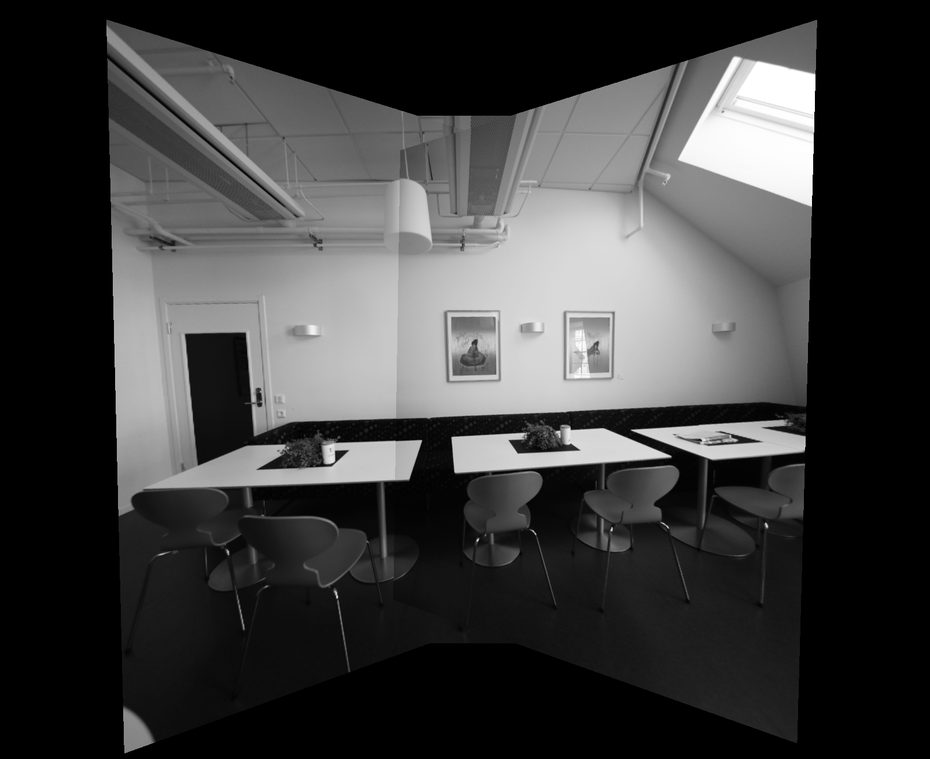
#> input picture 2. Image Stitching/Results/output_homography.png, 930 x 759 px, shrunk from 1608 x 1312 before the run
$ python main.py 3 ../Results/output_homography.png ../Results/output_cylindrical.png ../Results/output_cylindrical.png out.png
#> lines starting #> are read from the running program, lines starting #| are printed output that depends on the picture; after the words box and inside, x2 and y2 are one past the last pixel; in counts of white or black regions, pixels touching at a corner belong together
#> further down, input_image1 is the input picture: shape (759, 930); min 0, max 255, mean 61.6
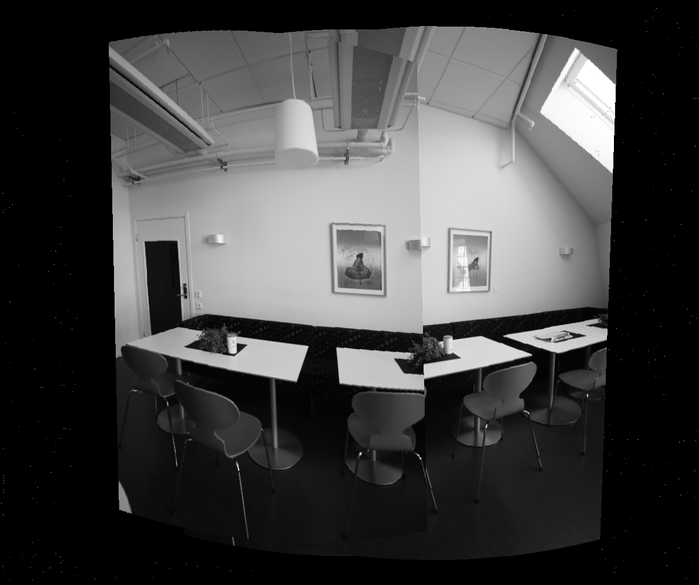
#> input picture 2. Image Stitching/Results/output_cylindrical.png, 699 x 585 px, shrunk from 1208 x 1012 before the run
#> further down, input_image2 is the input picture: shape (585, 699); min 0, max 255, mean 65.5
# Instructions:
# Do not change the output file names, use the helper functions as you see fit

import os
import sys
import cv2
import numpy as np
import matplotlib.pyplot as plt
import math


# [15 lines left out: function help_message, not called in this run]


'''
Detect, extract and match features between img1 and img2.
Using SIFT as the detector/extractor, but this is inconsequential to the user.

Returns: (pts1, pts2), where ptsN are points on image N.
    The lists are "aligned", i.e. point i in pts1 matches with point i in pts2.

Usage example:
    im1 = cv2.imread("image1.jpg", 0)
    im2 = cv2.imread("image2.jpg", 0)
    (pts1, pts2) = feature_matching(im1, im2)

    plt.subplot(121)
    plt.imshow(im1)
    plt.scatter(pts1[:,:,0],pts1[:,:,1], 0.5, c='r', marker='x')
    plt.subplot(122)
    plt.imshow(im2)
    plt.scatter(pts1[:,:,0],pts1[:,:,1], 0.5, c='r', marker='x')
'''


def feature_matching(img1, img2, savefig=False):
    # Initiate SIFT detector
#> called with savefig = False
    sift = cv2.xfeatures2d.SIFT_create()
    # find the keypoints and descriptors with SIFT
    kp1, des1 = sift.detectAndCompute(img1, None)
#> kp1 = 566 keypoints; strongest (x, y, size): (584, 101, 53.5), (240, 347, 5.1), (283, 362, 26.2), (356, 368, 25.4)
    kp2, des2 = sift.detectAndCompute(img2, None)
#> kp2 = 562 keypoints; strongest (x, y, size): (1260, 322, 89.7), (839, 654, 6.1), (1063, 483, 300.5), (1266, 725, 2.5)
    # FLANN parameters
    FLANN_INDEX_KDTREE = 1
    index_params = dict(algorithm=FLANN_INDEX_KDTREE, trees=5)
    search_params = dict(checks=50)  # or pass empty dictionary
    flann = cv2.FlannBasedMatcher(index_params, search_params)
    matches2to1 = flann.knnMatch(des2, des1, k=2)
#> matches2to1 = 562 matches

    matchesMask_ratio = [[0, 0] for i in xrange(len(matches2to1))]
#> matchesMask_ratio = 562 pairs, first value 0 to 0, second value 0 to 0
    match_dict = {}
    for i, (m, n) in enumerate(matches2to1):
        if m.distance < 0.7 * n.distance:
            matchesMask_ratio[i] = [1, 0]
            match_dict[m.trainIdx] = m.queryIdx
#> after the loop, match_dict = 198 items; matchesMask_ratio = 562 pairs, first value 0 to 1, second value 0 to 0

    good = []
    recip_matches = flann.knnMatch(des1, des2, k=2)
#> recip_matches = 566 matches
    matchesMask_ratio_recip = [[0, 0] for i in xrange(len(recip_matches))]
#> matchesMask_ratio_recip = 566 pairs, first value 0 to 0, second value 0 to 0

    for i, (m, n) in enumerate(recip_matches):
        if m.distance < 0.7 * n.distance:  # ratio
            if m.queryIdx in match_dict and match_dict[m.
                                                       queryIdx] == m.trainIdx:  #reciprocal
                good.append(m)
                matchesMask_ratio_recip[i] = [1, 0]
#> after the loop, good = 170 matches; matchesMask_ratio_recip = 566 pairs, first value 0 to 1, second value 0 to 0

    if savefig:
        draw_params = dict(
            matchColor=(0, 255, 0),
            singlePointColor=(255, 0, 0),
            matchesMask=matchesMask_ratio_recip,
            flags=0)
        img3 = cv2.drawMatchesKnn(img1, kp1, img2, kp2, recip_matches, None,
                                  **draw_params)

        plt.figure(), plt.xticks([]), plt.yticks([])
        plt.imshow(img3,)
        plt.savefig("feature_matching.png", bbox_inches='tight')

    return ([kp1[m.queryIdx].pt
             for m in good], [kp2[m.trainIdx].pt for m in good])


'''
Warp an image from cartesian coordinates (x, y) into cylindrical coordinates (theta, h)
Returns: (image, mask)
Mask is [0,255], and has 255s wherever the cylindrical images has a valid value.
Masks are useful for stitching

Usage example:

    im = cv2.imread("myimage.jpg",0) #grayscale
    h,w = im.shape
    f = 700
    K = np.array([[f, 0, w/2], [0, f, h/2], [0, 0, 1]]) # mock calibration matrix
    imcyl = cylindricalWarpImage(im, K)
'''


def cylindricalWarpImage(img1, K, savefig=False):
    f = K[0, 0]

    im_h, im_w = img1.shape

    # go inverse from cylindrical coord to the image
    # (this way there are no gaps)
    cyl = np.zeros_like(img1)
    cyl_mask = np.zeros_like(img1)
    cyl_h, cyl_w = cyl.shape
    x_c = float(cyl_w) / 2.0
    y_c = float(cyl_h) / 2.0
    for x_cyl in np.arange(0, cyl_w):
        for y_cyl in np.arange(0, cyl_h):
            theta = (x_cyl - x_c) / f
            h = (y_cyl - y_c) / f

            X = np.array([math.sin(theta), h, math.cos(theta)])
            X = np.dot(K, X)
            x_im = X[0] / X[2]
            if x_im < 0 or x_im >= im_w:
                continue

            y_im = X[1] / X[2]
            if y_im < 0 or y_im >= im_h:
                continue

            cyl[int(y_cyl), int(x_cyl)] = img1[int(y_im), int(x_im)]
            cyl_mask[int(y_cyl), int(x_cyl)] = 255

    if savefig:
        plt.imshow(cyl, cmap='gray')
        plt.savefig("cyl.png", bbox_inches='tight')

    return (cyl, cyl_mask)


'''
Calculate the geometric transform (only affine or homography) between two images,
based on feature matching and alignment with a robust estimator (RANSAC).

Returns: (M, pts1, pts2, mask)
Where: M    is the 3x3 transform matrix
       pts1 are the matched feature points in image 1
       pts2 are the matched feature points in image 2
       mask is a binary mask over the lists of points that selects the transformation inliers

Usage example:
    im1 = cv2.imread("image1.jpg", 0)
    im2 = cv2.imread("image2.jpg", 0)
    (M, pts1, pts2, mask) = getTransform(im1, im2)

    # for example: transform im1 to im2's plane
    # first, make some room around im2
    im2 = cv2.copyMakeBorder(im2,200,200,500,500, cv2.BORDER_CONSTANT)
    # then transform im1 with the 3x3 transformation matrix
    out = cv2.warpPerspective(im1, M, (im1.shape[1],im2.shape[0]), dst=im2.copy(), borderMode=cv2.BORDER_TRANSPARENT)

    plt.imshow(out, cmap='gray')
    plt.show()
'''


def getTransform(src, dst, method='affine'):
    pts1, pts2 = feature_matching(src, dst)
#> pts1 = 170 pairs, first value 110.4 to 613.1, second value 35.85 to 476; pts2 = 170 pairs, first value 609.2 to 1314.1, second value 262.6 to 786.3

    src_pts = np.float32(pts1).reshape(-1, 1, 2)
#> src_pts = 170 rows, first 8: [110.4, 69.35], [111.4, 215.1], [113.1, 212.4], [118.2, 353.3], [135.5, 182], [138.1, 178.4], [168.1, 398.6], [171.4, 246.8]
    dst_pts = np.float32(pts2).reshape(-1, 1, 2)
#> dst_pts = 170 rows, first 8: [609.2, 262.6], [611.4, 473.6], [613, 470.9], [624.3, 705.6], [666.1, 447.4], [672.7, 442.8], [728.1, 746], [734.4, 545.3]

    if method == 'affine':
        M, mask = cv2.estimateAffine2D(
            src_pts, dst_pts, cv2.RANSAC, ransacReprojThreshold=5.0)
        #M = np.append(M, [[0,0,1]], axis=0)

    if method == 'homography':
        M, mask = cv2.findHomography(src_pts, dst_pts, cv2.RANSAC, 5.0)
#> M = [[3.86, -0.0312, 354.7], [1.09, 1.74, 125.3], [0.00218, -3.07e-05, 1]]; mask = 170 values, max 1 at index 7, min 0 at index 0, mean 0.541

    matchesMask = mask.ravel().tolist()
#> matchesMask has the same summary as mask

    return (M, pts1, pts2, mask)


# ===================================================
# ================ Perspective Warping ==============
# ===================================================
def Perspective_warping(img1, img2, img3):

    # Write your codes here
    #pad first image
    img1 = cv2.copyMakeBorder(img1, 200, 200, 500, 500, cv2.BORDER_CONSTANT)
    #transform third image and warp it , place the output in out
    (M, pts1, pts2, mask) = getTransform(img3, img1, 'homography')
    out = cv2.warpPerspective(
        img3,
        M, (img1.shape[1], img1.shape[0]),
        dst=img1.copy(),
        borderMode=cv2.BORDER_TRANSPARENT)
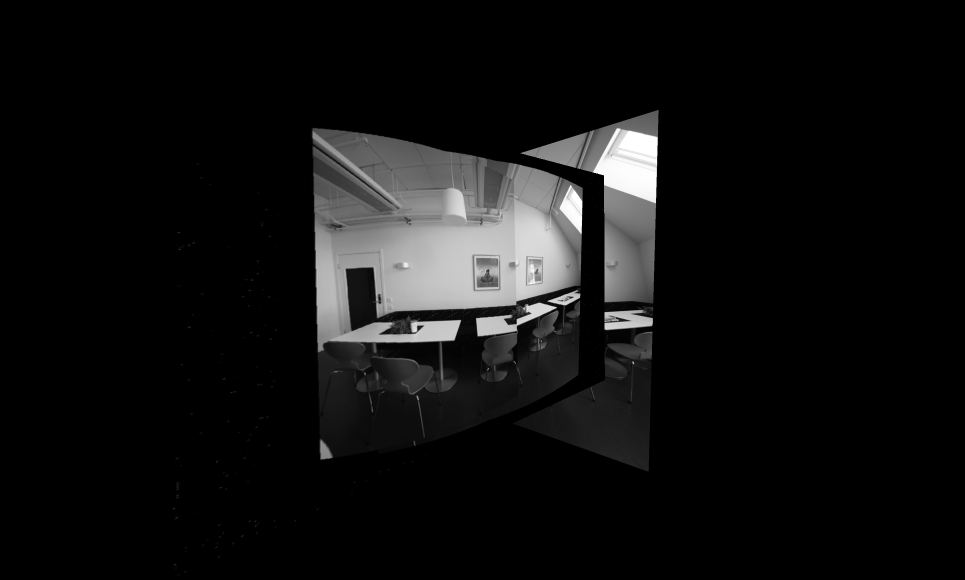
#> out: shape (1159, 1930) (shown at 1/2 size); min 0, max 255, mean 16.9
    #transform second image, use out to stitch img2
    (M1, pts11, pts21, mask1) = getTransform(img2, img1, 'homography')
#> M1 = [[3.68, -0.0117, 365.8], [1.01, 1.72, 133.5], [0.00203, -1.05e-05, 1]]; pts11 has the same summary as pts1 in getTransform; pts21 = 170 pairs, first value 609.2 to 1314.1, second value 255.6 to 786.3; mask1 = 170 values, max 1 at index 7, min 0 at index 0, mean 0.553
    out1 = cv2.warpPerspective(
        img2,
        M1, (out.shape[1], out.shape[0]),
        dst=out.copy(),
        borderMode=cv2.BORDER_TRANSPARENT)
    # Write out the result
    output_image = out1
    output_name = sys.argv[5] + "output_homography.png"
    cv2.imwrite(output_name, output_image)
    return True


# [10 lines left out: function Bonus_perspective_warping, not called in this run]


# ===================================================
# =============== Cynlindrical Warping ==============
# ===================================================
def Cylindrical_warping(img1, img2, img3):

    #make images cylindrical
    h1, w1 = img1.shape
    f1 = 700
    K1 = np.array([[f1, 0, w1 / 2], [0, f1, h1 / 2], [0, 0, 1]])
    imgcyl1, msk1 = cylindricalWarpImage(img1, K1)
#> after the loop in cylindricalWarpImage, `for x_cyl in np.arange(0, cyl_w):`:
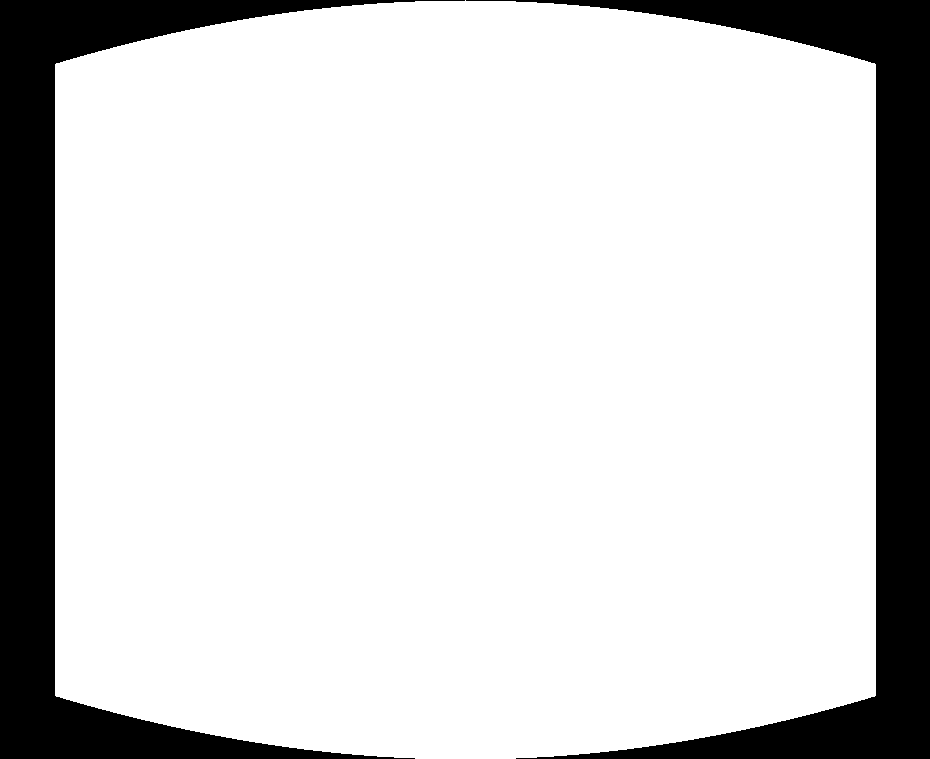
#> cyl_mask: shape (759, 930); 83.3% white; 2 black regions, box (x1, y1, x2, y2) and area: (0, 0, 465, 759) 59321, (466, 0, 930, 759) 58562

    h2, w2 = img2.shape
    f2 = 700
    K2 = np.array([[f2, 0, w2 / 2], [0, f2, h2 / 2], [0, 0, 1]])
    imgcyl2, msk2 = cylindricalWarpImage(img2, K2)

    h3, w3 = img3.shape
    f3 = 700
    K3 = np.array([[f3, 0, w3 / 2], [0, f3, h3 / 2], [0, 0, 1]])
    imgcyl3, msk3 = cylindricalWarpImage(img3, K3)

    #pad the images and masks to make them of the same size, easier to apply mask
    imgcyl1 = cv2.copyMakeBorder(imgcyl1, 50, 50, 300, 300, cv2.BORDER_CONSTANT)
    imgcyl3 = cv2.copyMakeBorder(imgcyl3, 50, 50, 300, 300, cv2.BORDER_CONSTANT)
    imgcyl2 = cv2.copyMakeBorder(imgcyl2, 50, 50, 300, 300, cv2.BORDER_CONSTANT)
    msk1 = cv2.copyMakeBorder(msk1, 50, 50, 300, 300, cv2.BORDER_CONSTANT)
#> msk1: shape (859, 1530); 44.7% white; 1 white region, box (x1, y1, x2, y2) and area: (355, 50, 1176, 809) 587987
    msk3 = cv2.copyMakeBorder(msk3, 50, 50, 300, 300, cv2.BORDER_CONSTANT)
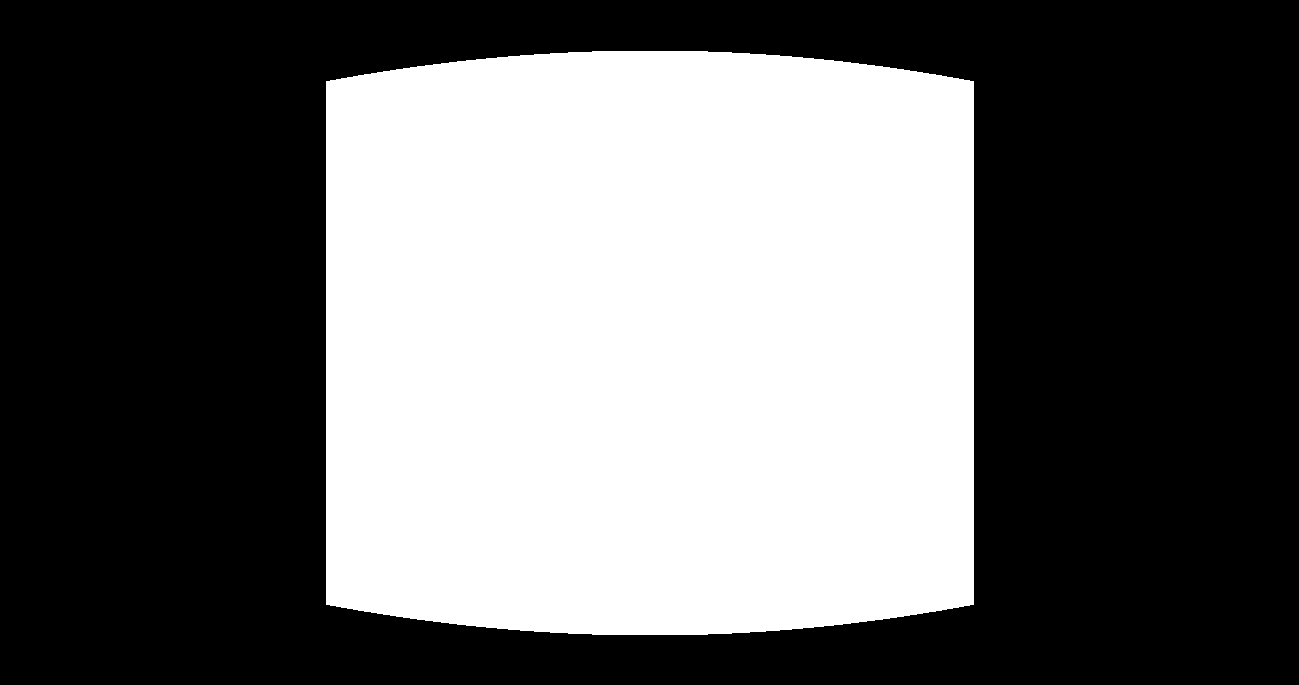
#> msk3: shape (685, 1299); 41.1% white; 1 white region, box (x1, y1, x2, y2) and area: (326, 51, 974, 635) 365640
    msk2 = cv2.copyMakeBorder(msk2, 50, 50, 300, 300, cv2.BORDER_CONSTANT)

    #transform images masks into coordinate system of img1
    (M, pts1, pts2, mask1) = getTransform(imgcyl3, imgcyl1)
#> in feature_matching (call 3), `kp1, des1 = sift.detectAndCompute(img1, None)`: kp1 = 598 keypoints; strongest (x, y, size): (876, 161, 48.7), (541, 397, 5.1), (584, 412, 26.3), (657, 418, 25.5)
#> in feature_matching (call 3), `kp2, des2 = sift.detectAndCompute(img2, None)`: kp2 = 691 keypoints; strongest (x, y, size): (1042, 192, 79.5), (641, 503, 6.1), (1050, 563, 1.9), (867, 341, 270.2)
#> in feature_matching (call 3), `matches2to1 = flann.knnMatch(des2, des1, k=2)`: matches2to1 = 691 matches
#> in feature_matching (call 3), `recip_matches = flann.knnMatch(des1, des2, k=2)`: recip_matches = 598 matches
#> after the loop in feature_matching (call 3), `for i, (m, n) in enumerate(recip_matches):`: good = 145 matches; matchesMask_ratio_recip = 598 pairs, first value 0 to 1, second value 0 to 0
#> in getTransform (call 3), `src_pts = np.float32(pts1).reshape(-1, 1, 2)`: src_pts = 145 rows, first 8: [419.6, 140.7], [419.7, 132.2], [422.1, 267.4], [423, 130.9], [426.7, 400.7], [431.7, 545.3], [442.2, 237], [443.5, 229.5]
#> in getTransform (call 3), `dst_pts = np.float32(pts2).reshape(-1, 1, 2)`: dst_pts = 145 rows, first 8: [436.9, 160.5], [436.1, 146.9], [440.2, 375.5], [440.7, 146.4], [448.4, 543.7], [637.6, 639.5], [483.2, 308.4], [487.1, 297.9]
#> M = [[1.03, 0.00204, 98.04], [0.00334, 1, 83.79]]; pts1 = 145 pairs, first value 419.6 to 902.1, second value 86.52 to 545.3; pts2 = 145 pairs, first value 436.1 to 1089.1, second value 143 to 639.5; mask1 = 145 values, max 1 at index 40, min 0 at index 0, mean 0.476
    (L, pts12, pts22, mask12) = getTransform(imgcyl2, imgcyl1)
#> L = [[1.03, 0.00204, 98.04], [0.00334, 1, 83.79]]; pts12 has the same summary as pts1; pts22 has the same summary as pts2; mask12 has the same summary as mask1
    outcyl3 = cv2.warpAffine(
        imgcyl3,
        M, (imgcyl3.shape[1], imgcyl3.shape[0]),
        borderMode=cv2.BORDER_TRANSPARENT)
    mskcyl3 = cv2.warpAffine(
        msk3,
        M, (msk3.shape[1], msk3.shape[0]),
        borderMode=cv2.BORDER_TRANSPARENT)
    outcyl2 = cv2.warpAffine(
        imgcyl2,
        L, (imgcyl2.shape[1], imgcyl2.shape[0]),
        borderMode=cv2.BORDER_TRANSPARENT)
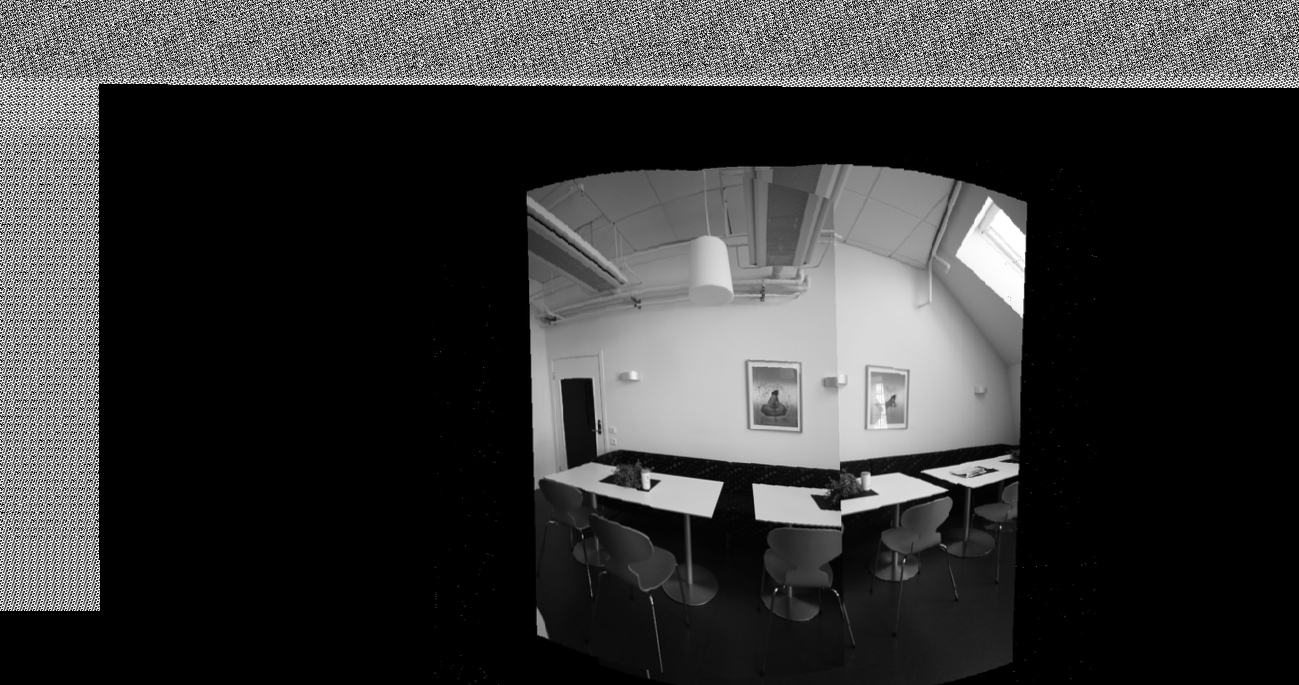
#> outcyl2: shape (685, 1299); min 0, max 255, mean 53.9
    mskcyl2 = cv2.warpAffine(
        msk2,
        L, (msk2.shape[1], msk2.shape[0]),
        borderMode=cv2.BORDER_TRANSPARENT)
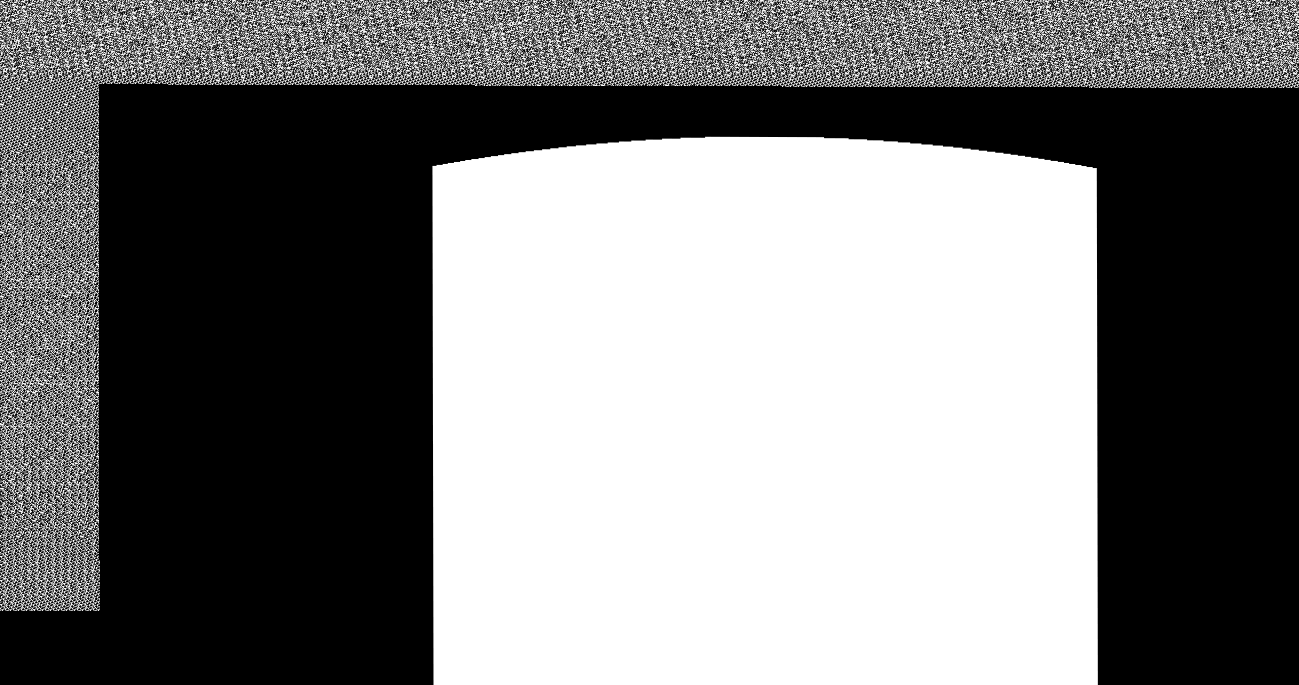
#> mskcyl2: shape (685, 1299); min 0, max 255, mean 125.3

    #stitch the images using masks
    for i in range(imgcyl1.shape[0]):
        for j in range(imgcyl1.shape[1]):
            if (mskcyl3[i][j] == 255 ):
                imgcyl1[i][j] = outcyl3[i][j]
            elif (mskcyl2[i][j] == 255):
                imgcyl1[i][j] = outcyl2[i][j]

    # Write out the result
    output_image = imgcyl1
    output_name = sys.argv[5] + "output_cylindrical.png"
    cv2.imwrite(output_name, output_image)
    return True


# [10 lines left out: function Bonus_cylindrical_warping, not called in this run]


'''
This exact function will be used to evaluate your results for HW2
Compare your result with master image and get the difference, the grading
criteria is posted on Piazza
'''


# [37 lines left out: function RMSD, not called in this run]


if __name__ == '__main__':
    question_number = -1

    # Validate the input arguments
    if (len(sys.argv) != 6):
        help_message()
        sys.exit()
    else:
        question_number = int(sys.argv[1])
        if (question_number > 4 or question_number < 1):
            print("Input parameters out of bound ...")
            sys.exit()

    input_image1 = cv2.imread(sys.argv[2], 0)
    input_image2 = cv2.imread(sys.argv[3], 0)
    input_image3 = cv2.imread(sys.argv[4], 0)

    function_launch = {
        1: Perspective_warping(input_image1, input_image2, input_image3),
#> (the run stopped early here; a loop or call above may not have finished)
